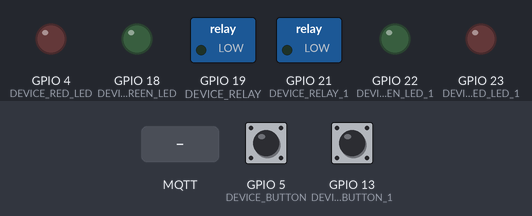
Recording of a sketch running on a simulated ESP32. Parts: switched loads named in the sketch (green lamp = pin HIGH), output pins drawn as LEDs (lit = HIGH). The test bench sets the inputs (shaded band); at power-on: GPIO 5 (DEVICE_BUTTON) HIGH, GPIO 13 (DEVICE_BUTTON_1) HIGH. WiFi joins after 1.5 s; servers stay silent unless stated; no MQTT or app messages arrive unless stated; what the sketch prints to the serial monitor is not drawn.

Above: at 2.7 s.
2.8 s: GPIO 5 (DEVICE_BUTTON) pulled LOW for 0.15 s
At 3.5 s:
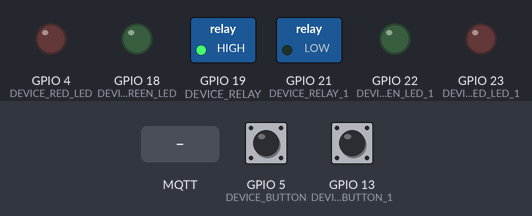
4.4 s: MQTT message "1" arrives on the first subscribed topic
At 5.4 s:
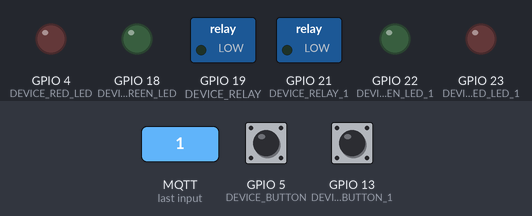
7.4 s: GPIO 13 (DEVICE_BUTTON_1) pulled LOW for 0.15 s
At 10.1 s:
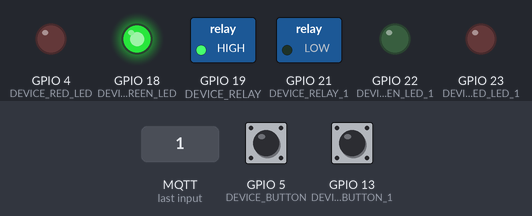
10.5 s: MQTT message "on" arrives on the second subscribed topic
At 11.1 s:
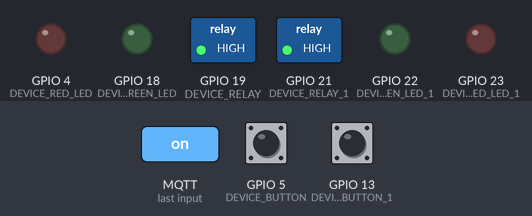
12.0 s: GPIO 5 (DEVICE_BUTTON) pulled LOW for 1 s
At 14.2 s:
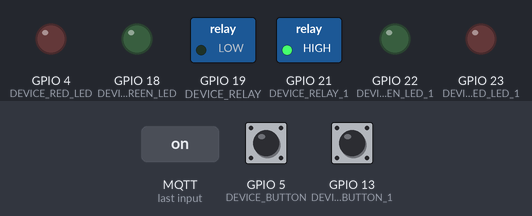
14.5 s: MQTT message "on" arrives on the first subscribed topic
At 20.3 s:
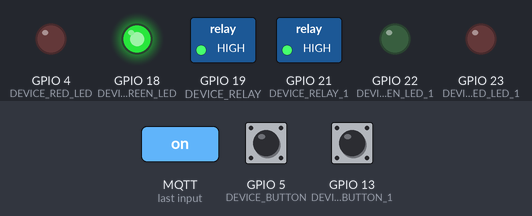
Timing chart, 0 to 21.9 s (numbered marks = the images above; inputs shaded):
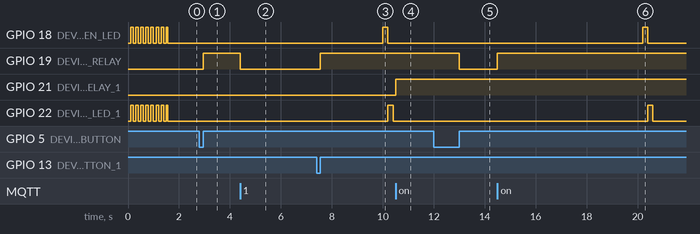

Measured:
- after the input at 2.8 s, GPIO 19 (DEVICE_RELAY): LOW → HIGH after 0.15 s
- after the input at 4.4 s, GPIO 19 (DEVICE_RELAY): HIGH → LOW at once
- after the input at 7.4 s, GPIO 19 (DEVICE_RELAY): LOW → HIGH after 0.15 s
- after the input at 10.5 s, GPIO 21 (DEVICE_RELAY_1): LOW → HIGH at once
- after the input at 12.0 s, GPIO 19 (DEVICE_RELAY): HIGH → LOW after 1.0 s
- after the input at 14.5 s, GPIO 19 (DEVICE_RELAY): LOW → HIGH at once

The sketch:

main.ino
```cpp
// (licence header left out)
#include <WiFi.h>
#include <PubSubClient.h>
#include <Ticker.h>
#include <HTTPClient.h>
#include <SPI.h>

const char* ssid = "change";
const char* password = "change";

//-------- Customise these values -----------

#define ORG "change"
#define DEVICE_TYPE "change"
#define DEVICE_ID "change"
#define TOKEN "change"

//-------- Customise the above values --------

// first relay with two status LEDs

#define DEVICE_BUTTON 5
#define DEVICE_RELAY 19
#define DEVICE_GREEN_LED 18
#define DEVICE_RED_LED 4


// second relay with two status LEDs

#define DEVICE_BUTTON_1 13
#define DEVICE_RELAY_1 21
#define DEVICE_GREEN_LED_1 22
#define DEVICE_RED_LED_1 23

// nothing to modify for adding more relays

char server[] = ORG ".messaging.internetofthings.ibmcloud.com";
char authMethod[] = "use-token-auth";
char token[] = TOKEN;
char clientId[] = "d:" ORG ":" DEVICE_TYPE ":" DEVICE_ID;

// you are sending this url format to IBM's server

#define CMD_STATE_1 "/pin1/"
#define CMD_STATE_2 "/pin2/"

// use the '+' wildcard so it subscribes to any command with any message format
// you are sending this url format to IBM's server
// changing the format will change cURL command
// you can add more relays in the same way

const char commandTopic1[] = "iot-2/cmd/pin1/fmt/+";
const char commandTopic2[] = "iot-2/cmd/pin2/fmt/+";

Ticker ledBlinker;

// IBM's setup does not need strcmd for HTTP command

void gotMsg(char* topic, byte* payload, unsigned int payloadLength);

WiFiClient wifiClient;
PubSubClient client(server, 1883, gotMsg, wifiClient);

// you can add more relays by appending 2, 3 where I used 1 beside keywords & strings

int buttonPressDuration;
int buttonPressDuration1;

void setup() {
 Serial.begin(115200); Serial.println();

 pinMode(DEVICE_RELAY, OUTPUT);
 pinMode(DEVICE_GREEN_LED, OUTPUT);
 pinMode(DEVICE_RED_LED, OUTPUT);

 pinMode(DEVICE_RELAY_1, OUTPUT);
 pinMode(DEVICE_GREEN_LED_1, OUTPUT);
 pinMode(DEVICE_RED_LED_1, OUTPUT);

 ledBlinker.attach(0.1, ledBlink); // fast blink indicates Wifi connecting
 wifiConnect();
 ledBlinker.attach(0.4, ledBlink); // slower blink indicates MQTT connecting
 mqttConnect();
 ledBlinker.detach();

// we have two status LEDs

 digitalWrite(DEVICE_GREEN_LED, LOW); // low is led on to show connected
 digitalWrite(DEVICE_GREEN_LED_1, LOW); // low is led on to show connected

// we have two buttons

 pinMode(DEVICE_BUTTON, INPUT);
 attachInterrupt(DEVICE_BUTTON, buttonPress, CHANGE);

 pinMode(DEVICE_BUTTON_1, INPUT);
 attachInterrupt(DEVICE_BUTTON_1, buttonPress1, CHANGE);
}

// isolate the relay devices and HTTP commands

int lastHeartBeat;
int lastHeartBeat1;

void loop() {
 if (buttonPressDuration > 0) {
   doCommand(digitalRead(DEVICE_RELAY) ? "off" : "on");
   buttonPressDuration = 0;
 }

  if (buttonPressDuration1 > 0) {
   doCommand(digitalRead(DEVICE_RELAY_1) ? "off" : "on");
   buttonPressDuration1 = 0;
 }

 if (!client.loop()) {
   mqttConnect();
 }

 if (millis()-lastHeartBeat > 10000) {
   Serial.print("loop: gpio "); Serial.print(DEVICE_RELAY); Serial.print(" current state ");
   Serial.println(digitalRead(DEVICE_RELAY) ? "On" : "Off");
   digitalWrite(DEVICE_GREEN_LED, HIGH); // flicker LED to show its active
   delay(200);
   digitalWrite(DEVICE_GREEN_LED, LOW);
   lastHeartBeat = millis();
 }

  if (millis()-lastHeartBeat1 > 10000) {
   Serial.print("loop: gpio1 "); Serial.print(DEVICE_RELAY_1); Serial.print(" current state ");
   Serial.println(digitalRead(DEVICE_RELAY_1) ? "On" : "Off");
   digitalWrite(DEVICE_GREEN_LED_1, HIGH); // flicker LED to show its active
   delay(200);
   digitalWrite(DEVICE_GREEN_LED_1, LOW);
   lastHeartBeat1 = millis();
 }
}

void gotMsg(char* topic, byte* payload, unsigned int payloadLength) {
 Serial.print("gotMsg: invoked for topic: "); Serial.println(topic);

// we defined CMD_STATE 1 and 2 before
// it is URLs on IBM's server

// seek on first URL

 if (String(topic).indexOf(CMD_STATE_1) > 0) {
   String cmd = "";
   for (int i=0; i<payloadLength; i++) {
     cmd += (char)payload[i];
   }
   doCommand(cmd);
 } else {
    // unexpected error was for one relay setup
    // uncommenting will evoke false warning message
   // Serial.print("gotMsg: unexpected topic: ");
   Serial.println(topic);
 }

// seek on second URL

  if (String(topic).indexOf(CMD_STATE_2) > 0) {
   String cmd1 = "";
   for (int i=0; i<payloadLength; i++) {
     cmd1 += (char)payload[i];
   }
   doCommand1(cmd1);
 } else {
      // unexpected error was for one relay setup
    // uncommenting will evoke false warning message
   // Serial.print("gotMsg: unexpected topic: ");
   Serial.println(topic);
 }
}

// doCommand is a variable name
// it is for the first relay

void doCommand(String cmd) {
 int currentState = digitalRead(DEVICE_RELAY);
 int newState = (cmd == "on");
 digitalWrite(DEVICE_RELAY, newState);
 Serial.print("Relay switched from ");
 Serial.print(currentState ? "On" : "Off");Serial.print(" to "); Serial.println(newState ? "On" : "Off");
}

// it is for the second relay

void doCommand1(String cmd1) {
 int currentState = digitalRead(DEVICE_RELAY_1);
 int newState = (cmd1 == "on");
 digitalWrite(DEVICE_RELAY_1, newState);
 Serial.print("Relay switched from ");
 Serial.print(currentState ? "On" : "Off");Serial.print(" to "); Serial.println(newState ? "On" : "Off");
}

// first and second buttons with debounce

unsigned long startPress = 0;
unsigned long startPress1 = 0;

void buttonPress() {
 int currentState = digitalRead(DEVICE_BUTTON);
 if (currentState == 0) { // 0 is pressed, 1 is released
   startPress = millis();
 } else {
   int diff = millis() - startPress;
   if (diff > 100) { // debounce
     buttonPressDuration = diff;
   }
 }
 Serial.print("Button "); Serial.print(currentState ? "released" : "pressed");
 Serial.print(" duration="); Serial.println(buttonPressDuration);
}

void buttonPress1() {
 int currentState1 = digitalRead(DEVICE_BUTTON_1);
 if (currentState1 == 0) { // 0 is pressed, 1 is released
   startPress1 = millis();
 } else {
   int diff = millis() - startPress1;
   if (diff > 100) { // debounce
     buttonPressDuration1 = diff;
   }
 }
 Serial.print("Button 2"); Serial.print(currentState1 ? "released" : "pressed");
 Serial.print(" duration="); Serial.println(buttonPressDuration1);
}

void ledBlink() {
  digitalWrite(DEVICE_GREEN_LED, ! digitalRead(DEVICE_GREEN_LED));
    digitalWrite(DEVICE_GREEN_LED_1, ! digitalRead(DEVICE_GREEN_LED_1));
}

void wifiConnect() {
 Serial.print("Connecting to "); Serial.print(ssid);
 WiFi.begin(ssid, password);
 while (WiFi.status() != WL_CONNECTED) {
   delay(500);
   Serial.print(".");
 }
 Serial.print("\nWiFi connected, IP address: "); Serial.println(WiFi.localIP());
}

void mqttConnect() {
 if (!!!client.connected()) {
   Serial.print("Reconnecting MQTT client to "); Serial.println(server);
   while (!!!client.connect(clientId, authMethod, token)) {
     Serial.print(".");
     delay(500);
   }
   Serial.println();
 }

// add more relays here to subscribe

 subscribeTo(commandTopic1);
 subscribeTo(commandTopic2);
}

void subscribeTo(const char* topic) {
 Serial.print("subscribe to "); Serial.print(topic);
 if (client.subscribe(topic)) {
   Serial.println(" OK");
 } else {
   Serial.println(" FAILED");
 }
}
```
